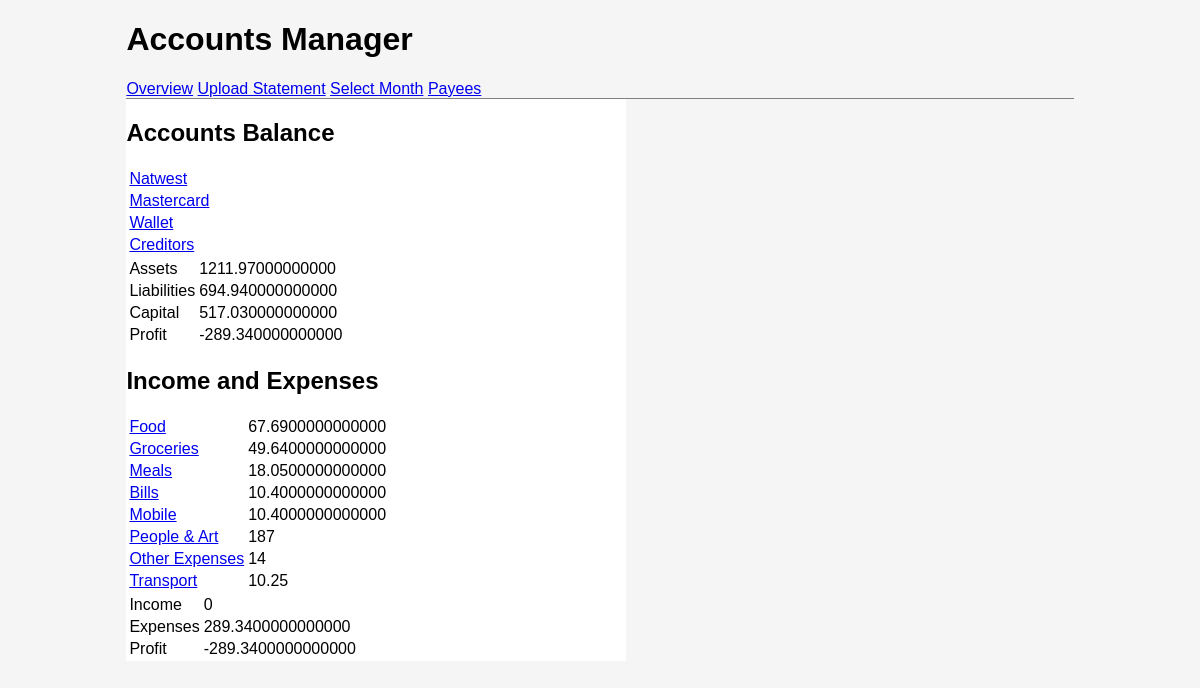
The page /accounts/ on the database as committed earlier.
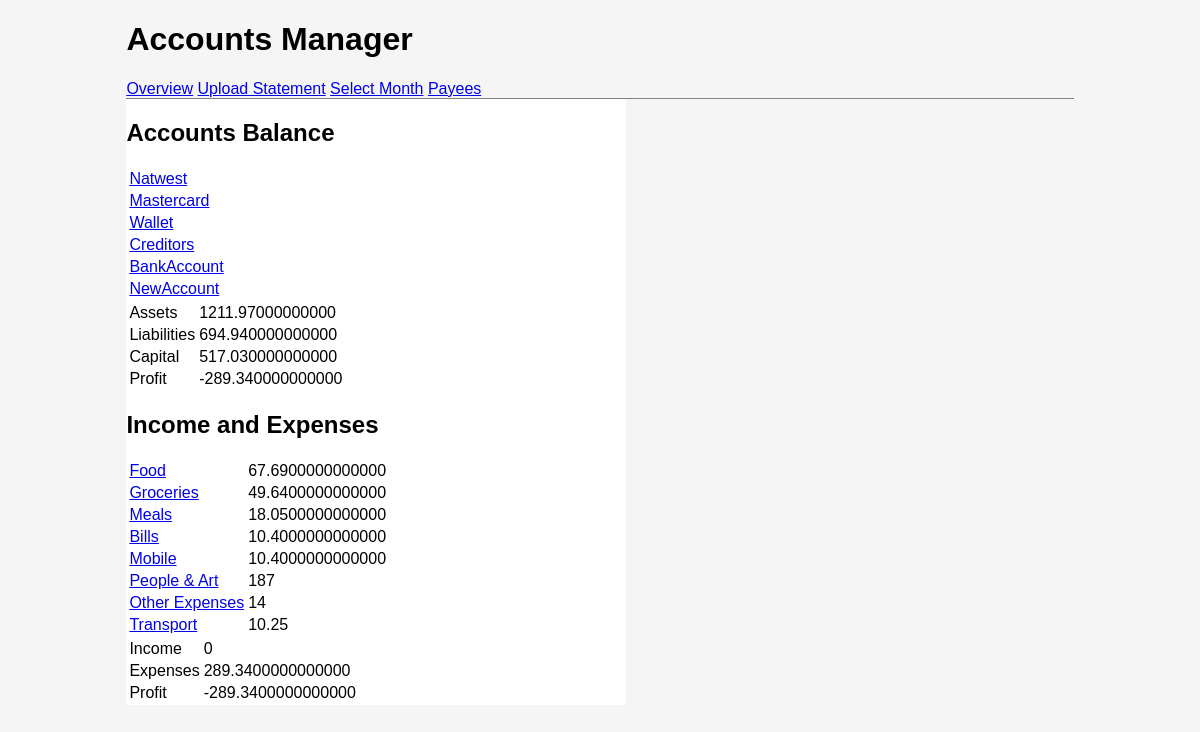
The same page on the database as committed later.
### accounts/models.py (models this page shows, shortened)
class Account(models.Model):
    name = models.CharField(max_length=30)
    ASSET = 'A'
    LIABILITY = 'L'
    ACCOUNT_TYPE_CHOICES = [
        (ASSET, 'Asset'),
        (LIABILITY, 'Liability'),
    ]
    type = models.CharField(max_length=1, choices=ACCOUNT_TYPE_CHOICES, default=ASSET)
    initial_balance = models.DecimalField(max_digits=8, decimal_places=2, default=0)

class Category(models.Model):
    name = models.CharField(max_length=30)
    INCOME = 'I'
    EXPENSE = 'E'
    CATEGORY_TYPE_CHOICES = [
        (INCOME, 'Income'),
        (EXPENSE, 'Expense'),
    ]
    type = models.CharField(max_length=1, choices=CATEGORY_TYPE_CHOICES, default=EXPENSE)
    class Meta:
        verbose_name_plural = 'categories'

class Subcategory(models.Model):
    name = models.CharField(max_length=30)
    category = models.ForeignKey(Category, on_delete=models.CASCADE)
    class Meta:
        verbose_name_plural = 'subcategories'

### accounts/views.py (the view)
# urls.py: path('', views.IndexView.as_view(template_name='accounts/index.html'), name='index'),
class IndexView(ListView):
    model = Account
    def get_context_data(self, **kwargs):
        context = super().get_context_data(**kwargs)
        if self.template_name == 'accounts/index.html':
            balance_date = Transaction.objects.all().order_by('-date').first().date
        else:
            balance_date = Parameters.objects.get(pk=1).date
        account_list = modules.add_account_totals(balance_date)
        assets, liabilities = modules.get_balance_summary(account_list)
        context['balance_date'] = balance_date
        context['account_list'] = account_list
        context['assets'] = assets
        context['liabilities'] = liabilities
        context['capital'] = assets - liabilities
        prev_date = datetime.date(balance_date.year, balance_date.month, 1) - datetime.timedelta(days=1)
        prev_account_list = modules.add_account_totals(prev_date)
        prev_assets, prev_liabilities = modules.get_balance_summary(prev_account_list)
        context['balance_profit'] = (assets - liabilities) - (prev_assets - prev_liabilities)
        category_list, income, expenses = modules.get_expenses_report(balance_date)
        context['category_list'] = category_list
        context['income'] = income
        context['expenses'] = expenses
        context['profit'] = income - expenses
        context['subcategory_list'] = modules.add_subcategory_totals(balance_date)
        return context

### accounts/modules.py (called while the page is built)
def sum_account(account, balance_date):
    total = account.initial_balance
    result = Transaction.objects.filter(account=account, date__lte=balance_date).aggregate(Sum('amount'))
    if result['amount__sum']:
        total += result['amount__sum']
    return total

def add_account_totals(balance_date):
    account_list = Account.objects.all()
    for account in account_list:
        account.total = sum_account(account, balance_date)
    return account_list

def get_balance_summary(account_list):
    assets, liabilities = 0, 0
    for account in account_list:
        if account.type == 'A':
            assets += account.total
        if account.type == 'L':
            liabilities += account.total
    return assets, liabilities

def sum_category(category, balance_date):
    q = Account.objects.filter(transaction__alias__category=category, transaction__date__month=balance_date.month).annotate(total=Sum('transaction__amount'))
    total = 0
    if q:
        for account in q:
            if category.type == 'E' and account.type == 'A':
                account.total = -account.total
            total += account.total
    return total

### accounts/templates/accounts/index.html
{% extends "accounts/base.html" %}
{% block content %}
    <div class="report">
        <h2>Accounts Balance</h2>
        <table>
            {% for account in account_list %}
                <tr>
                    <td><a href="{% url 'accounts:account_transactions' account.id %}">{{ account.name }}</a></td>
                    <td>{{ account.balance }}</td>
                </tr>
            {% empty %}
                <p>No accounts are available</p>
            {% endfor %}
        </table>
        <table>
            <tr><td>Assets</td><td>{{ assets }}</td></tr>
            <tr><td>Liabilities</td><td>{{ liabilities }}</td></tr>
            <tr><td>Capital</td><td>{{ capital }}</td></tr>
            <tr><td>Profit</td><td>{{ balance_profit }}</td></tr>
        </table>
    </div>
    <div class="report">
        <h2>Income and Expenses</h2>
        <table>
            {% for category in category_list %}
                <tr>
                    <td><a href="{% url 'accounts:category_transactions' category.id %}">{{ category.name }}</a></td>
                    <td>{{ category.total }}</td>
                </tr>
                {% for subcategory in subcategory_list %}
                    {% if subcategory in category.subcategory_set.all %}
                        <tr>
                            <td><a href="{% url 'accounts:subcategory_transactions' subcategory.id %}">{{ subcategory.name }}</a></td>
                            <td>{{ subcategory.total }}</td>
                        </tr>
                    {% endif %}
                {% empty %}
                    <p>No Categories are available</p>
                {% endfor %}
            {% endfor %}
        </table>
        <table>
            <tr><td>Income</td><td>{{ income }}</td></tr>
            <tr><td>Expenses</td><td>{{ expenses }}</td></tr>
            <tr><td>Profit</td><td>{{ profit }}</td></tr>
        </table>
    </div>
{% endblock content %}

Rows that differ between the two databases and show on the page:
added Account: name "BankAccount"
added Account: name "NewAccount"
